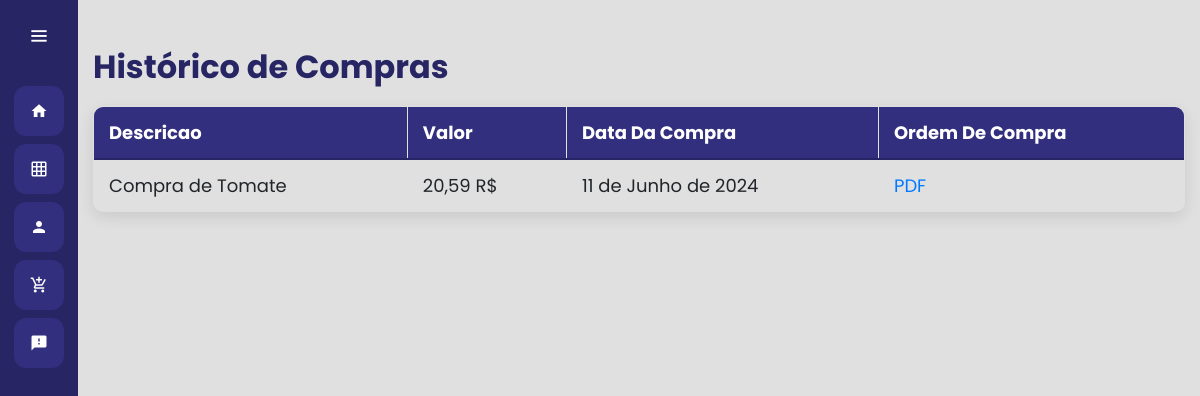
Page /compras/listar_compra/ on the earlier database version.
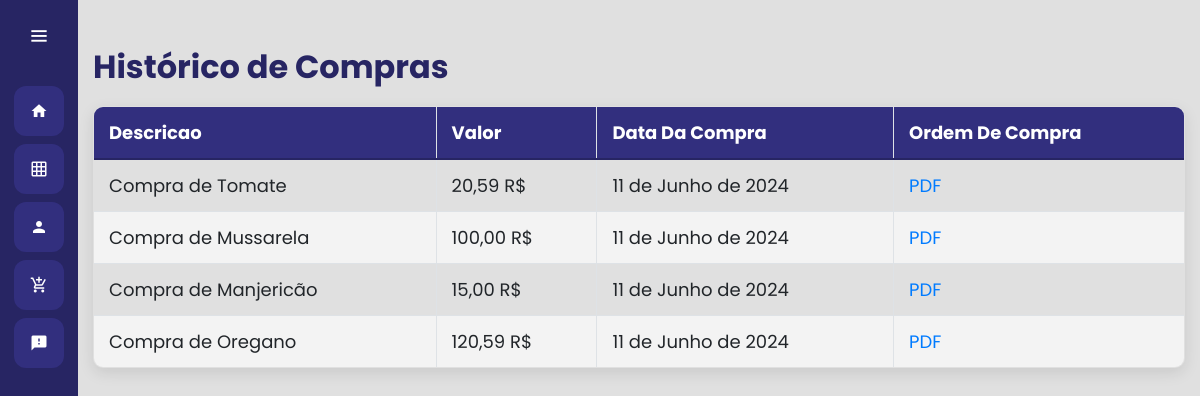
Same page on the later database version.
### compras/models.py (models this page shows, shortened)
class Compra(models.Model):
    descricao = models.CharField(max_length=50, null=True)
    protocolo = models.CharField(max_length=52, null=True, blank=True)
    qtde = models.IntegerField()
    valor = models.DecimalField(max_digits=8, decimal_places=2)
    data_validade = models.DateField()
    data_compra = models.DateField()
    produto = models.ForeignKey(Produto, on_delete=models.CASCADE, default=0)
    fornecedor = models.ForeignKey(Fornecedor, on_delete=models.CASCADE, default=0)
    identificador = models.CharField(max_length=24, null=True, blank=True)

### compras/views.py (the view)
# urls.py: path('listar_compra/', views.listar_compra, name="listar_compra"),
def listar_compra(request):
    if request.method == "GET":
        compra = Compra.objects.all()
        return render(request, 'listar_compra.html', {'compras': compra})

### compras/templates/listar_compra.html (shortened to what this page needs)
{% extends 'base.html' %}
{% load static %}
{% block 'head'  %}
    <link rel="stylesheet" href="{% static 'compras\css\compras.css' %}">
{% endblock %}
{% block 'dashboard' %}
    <br><br>
    <div class="container">
        <div>
            <h2>Histórico de Compras</h2>
            <table class="table table-bordered">
                <thead>
                    <tr>
                        <th>Descricao</th>
                        <th>Valor</th>
                        <th>Data Da Compra</th>
                        <th>Ordem De Compra</th>
                    </tr>
                </thead>
                <tbody>
                    {% for compra in compras %}
                    <tr>
                        <td>{{compra.descricao}}</td>
                        <td>{{compra.valor}} R$</td>
                        <td>{{compra.data_compra}}</td>
                        <td><a href="{% url 'compra' compra.identificador %}">PDF</a></td>
                    </tr>
                    {% endfor %}
                </tbody>
            </table>
        </div>
    </div>
{% endblock %}

### templates/base.html (shortened to what this page needs)
{% load static %}
<!doctype html>
<html lang="pt-BR">
  <head>
    <link rel="stylesheet" href="https://cdn.jsdelivr.net/npm/bootstrap@4.6.1/dist/css/bootstrap.min.css">
    <link rel="stylesheet" href="{% static 'general\css\base.css' %}">
    <link rel="stylesheet" href="{% static 'general/css/general.css' %}">
    <link href='https://unpkg.com/boxicons@2.0.7/css/boxicons.min.css' rel='stylesheet'>
    {% block 'head' %}{% endblock %}
  </head>
  <body>
    <div class="sidebar">
        <div class="logo-details">
            <i class='bx bx-menu' id="btn" ></i>
        </div>
        <ul class="nav-list">
          <li>
            <a href="{% url 'dashboard' %}">
              <i class="material-icons">home</i>
            </a>
          </li>
          <li>
          <a href="{% url 'produtos' %}">
            <i class="material-icons">grid_on</i>
          </a>
        </li>
        <li>
          <a href="{% url 'fornecedores' %}">
            <i class="material-icons" >person</i>
          </a>
        </li>
        <li>
          <a href="{% url 'nova_compra' %}">
            <i class="material-icons">add_shopping_cart</i>
          </a>
        </li>
        <li>
          <a href="{% url 'listar_compra' %}">
            <i class="material-icons">feedback</i>
          </a>
        </li>
        </ul>
      </div>
      <section class="home-section">
          {% block 'dashboard'%}
          {% endblock %}
      </section>
  </body>
</html>

### templates/static/general/css/base.css (style rules this page uses)
* { margin: 0; padding: 0; box-sizing: border-box; font-family: "Poppins" , sans-serif; }
.sidebar { position: fixed; left: 0; top: 0; height: 100%; width: 78px; background: var(--dark-color); padding: 6px 14px; z-index: 99; transition: all 0.5s ease; }
.sidebar .logo-details { height: 60px; display: flex; align-items: center; position: relative; }
.sidebar .logo-details #btn { position: absolute; top: 50%; right: 0; transform: translateY(-50%); font-size: 22px; transition: all 0.4s ease; font-size: 23px; text-align: center; cursor: pointer; transition: all 0.5s ease; }
.sidebar i { color: #fff; height: 60px; min-width: 50px; font-size: 28px; text-align: center; line-height: 60px; }
.sidebar .nav-list { margin-top: 20px; height: 100%; }
.sidebar li { position: relative; margin: 8px 0; list-style: none; }
.sidebar li a { display: flex; height: 100%; width: 100%; border-radius: 12px; align-items: center; text-decoration: none; transition: all 0.4s ease; background: var(--main-color); }
.sidebar li i { height: 50px; line-height: 50px; font-size: 18px; border-radius: 12px; }
.home-section { position: relative; min-height: 100vh; top: 0; background: #b4b4b469; left: 78px; color: white; width: calc(100% - 78px); transition: all 0.5s ease; z-index: 2; }

### templates/static/general/css/general.css (style rules this page uses)
:root { --main-color: #322f7e; --dark-color: #272563; --light-color: #645fff; --contrast-color: #f88863; --differential-color: #ffe29a; }

### templates/static/compras/css/compras.css (style rules this page uses)
h3, h2 { font-weight: bold; color: var(--dark-color); }
table.table { width: 100%; border-collapse: collapse; margin: 20px 0; font-size: 18px; text-align: left; box-shadow: 0 5px 15px rgba(0, 0, 0, 0.1); border-radius: 10px; overflow: hidden; }
table.table thead { background-color: var(--main-color); color: white; }
table.table thead th { padding: 12px 15px; border-bottom: 2px solid var(--dark-color); }
table.table tbody tr { border-bottom: 1px solid var(--main-color); }
table.table tbody tr:nth-of-type(even) { background-color: #f3f3f3; }
table.table td { padding: 12px 15px; }

Differences in the rows shown:
added Compra: descricao "Compra de Mussarela", valor "100,00", data_compra "11 de Junho de 2024"
added Compra: descricao "Compra de Manjericão", valor "15,00", data_compra "11 de Junho de 2024"
added Compra: descricao "Compra de Oregano", valor "120,59", data_compra "11 de Junho de 2024"
